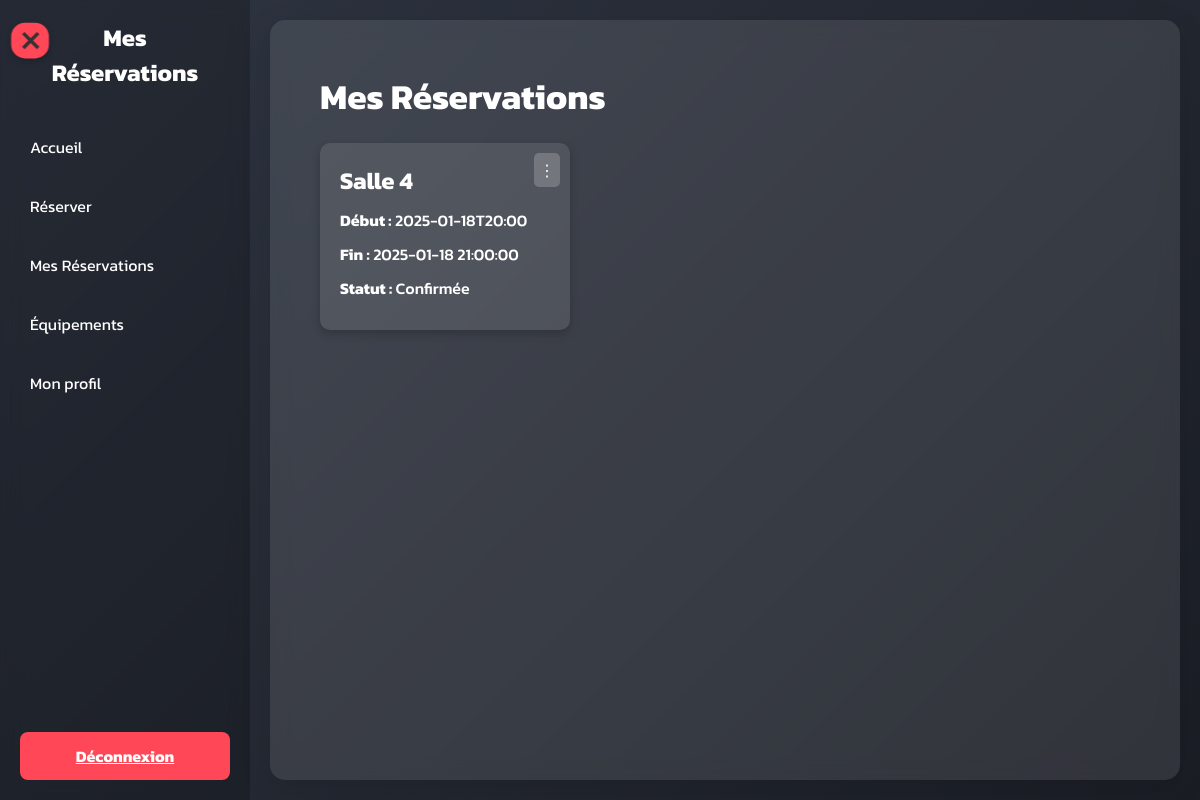
The app's page /my_reservations (signed in), older data.
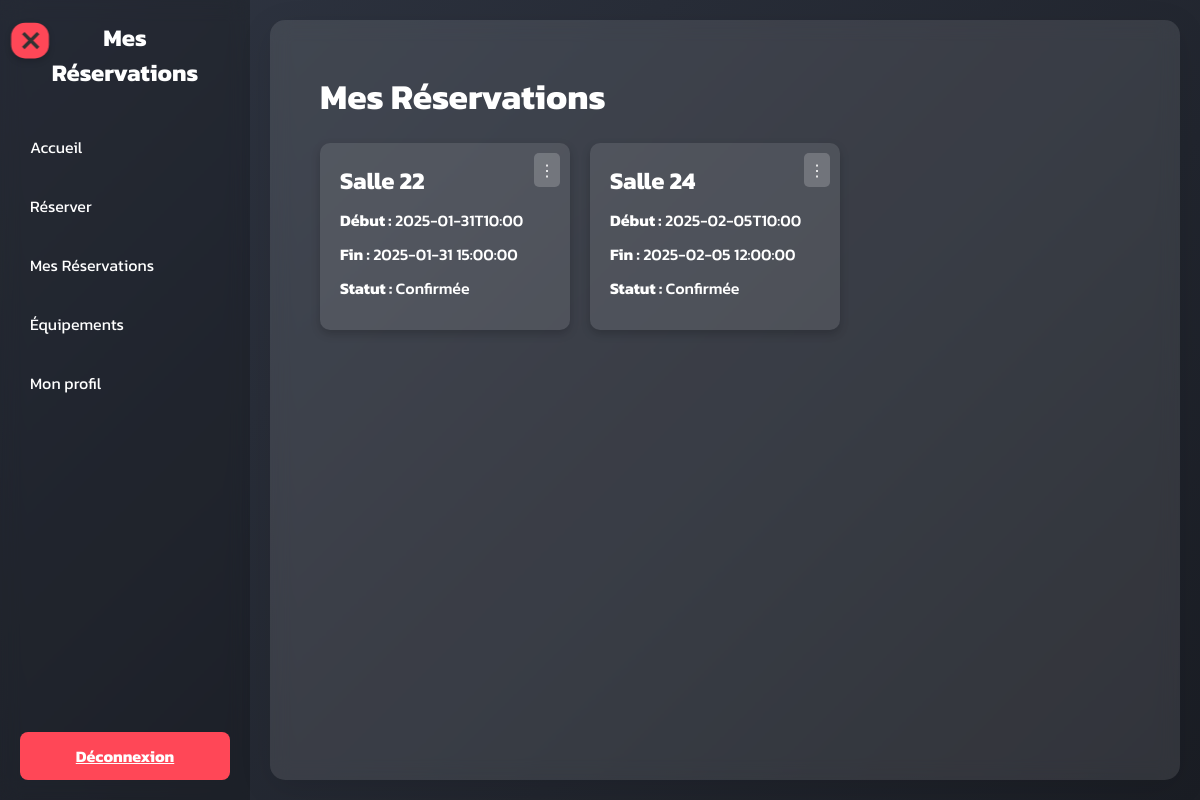
The same page, newer data.
### tables this page shows
CREATE TABLE "Reservation" (`ID_reservation` INTEGER PRIMARY KEY UNIQUE, ID_utilisateur INTEGER REFERENCES Utilisateur(ID_utilisateur), `ID_creneau` INTEGER REFERENCES `Creneau`(`ID_creneau`), `Date_reservation` TEXT, `Statut` TEXT);

CREATE TABLE `Creneau` (`ID_creneau` INTEGER PRIMARY KEY UNIQUE, `Heure_debut` TEXT, `Heure_fin` TEXT, `ID_salle` TEXT) STRICT;

### inscription.py (the view)
@app.route('/my_reservations')
@login_required
def my_reservations():
    user_id = session['user_id']
    try:
        with get_db_connection() as conn:
            cursor = conn.cursor()
            cursor.execute('''
                SELECT Reservation.ID_reservation AS id,
                       Creneau.ID_creneau AS room,
                       Creneau.Heure_debut AS start_time,
                       Creneau.Heure_fin AS end_time,
                       Reservation.Statut AS status
                FROM Reservation
                JOIN Creneau ON Reservation.ID_creneau = Creneau.ID_creneau
                WHERE Reservation.ID_utilisateur = ?
            ''', (user_id,))
            reservations = cursor.fetchall()
        return render_template('my_reservations.html', reservations=reservations)
    except sqlite3.Error as e:
        flash('Erreur lors du chargement des réservations.', 'error')
        print(f"Erreur SQLite: {e}")
        return render_template('my_reservations.html', reservations=[])

### inscription.py (called while the page is built)
def get_db_connection():
    conn = sqlite3.connect(DATABASE)
    conn.row_factory = sqlite3.Row
    return conn

def login_required(f):
    @wraps(f)
    def decorated_function(*args, **kwargs):
        if 'user_id' not in session:
            flash('Veuillez vous connecter pour accéder à cette page', 'info')
            return redirect(url_for('login'))
        return f(*args, **kwargs)
    return decorated_function

### templates/my_reservations.html (shortened to what this page needs)
<!DOCTYPE html>
<html lang="fr">
<head>
</head>
<body>
    <div class="sidebar" id="sidebar">
        <h2>Mes<br> Réservations</h2>
        <ul>
            <li><a href="{{ url_for('dashboard') }}">Accueil</a></li>
            <li><a href="{{ url_for('reservation_page') }}">Réserver</a></li>
            <li><a href="{{ url_for('my_reservations') }}">Mes Réservations</a></li>
            <li><a href="{{ url_for('equipements') }}">Équipements</a></li>
            <li><a href="{{ url_for('profile') }}">Mon profil</a></li>
        </ul>
        <div class="logout">
            <a href="{{ url_for('logout') }}">Déconnexion</a>
        </div>
    </div>
    <div class="toggle-btn change" id="toggleBtn" onclick="menu(this)">
        <div class="bar3"></div>
    </div>
    <div class="content">
        <h1>Mes Réservations</h1>
        {% if not reservations %}
        <div class="no-reservations">
            <p>Vous n'avez aucune réservation.</p>
            <a href="{{ url_for('reservation_page') }}">
                <button>Réserver maintenant</button>
            </a>
        </div>
        {% else %}
        <div class="card-container">
            {% for reservation in reservations %}
            <div class="card">
                <div class="menu" onclick="toggleMenu(this)">⋮
                </div>
                <h3>Salle {{ reservation.room }}</h3>
                <p><strong>Début :</strong> {{ reservation.start_time }}</p>
                <p><strong>Fin :</strong> {{ reservation.end_time }}</p>
                <p><strong>Statut :</strong> {{ reservation.status }}</p>
            </div>
            {% endfor %}
        </div>
        {% endif %}
    </div>
</body>
</html>

Row changes from the older to the newer data that the page shows:
changed Reservation (number 1 of 2 on the later page): room "4" → "22"; start_time "2025-01-18T20:00" → "2025-01-31T10:00"; end_time "2025-01-18 21:00:00" → "2025-01-31 15:00:00"
added Reservation: room "24", start_time "2025-02-05T10:00", end_time "2025-02-05 12:00:00", status "Confirmée"
